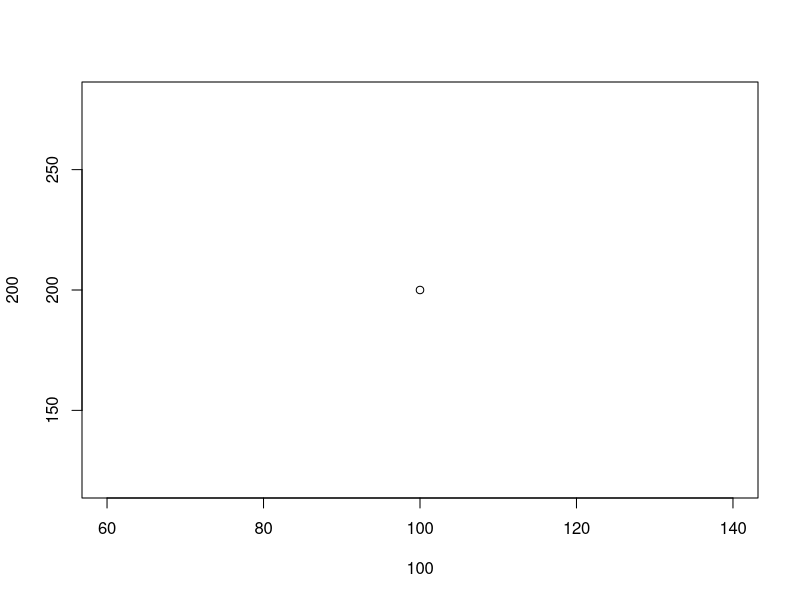

This chart was generated by the following R code:
a <- 100
b <- 20
print(a)
print(b)
print(a+b)

plot(100, 200)


69 -> c
print(c)

b=6
print(b)

x = 10
y = 20L
z = 3i+5
xy <- "Prachaurja Sarker and Sreya Acharjee"
yz <- TRUE

print(typeof(x))
print(typeof(y))
print(typeof(z))
print(typeof(xy))
print(typeof(yz))
